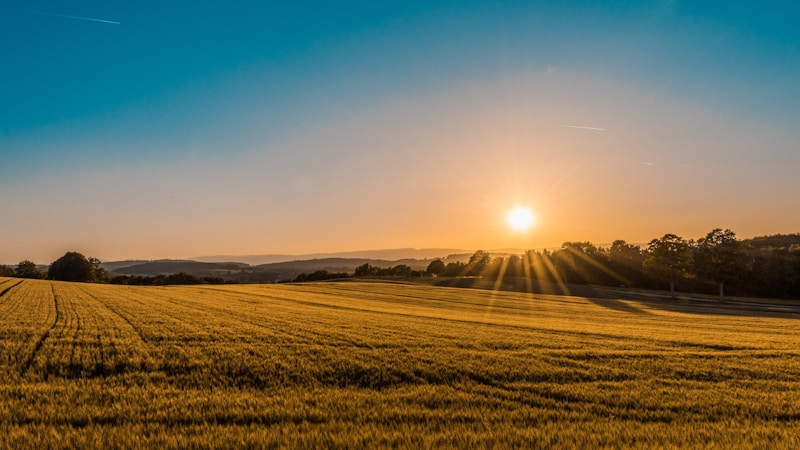
#> input picture images/cat-farms.jpg, 800 x 450 px; its folder holds only this picture in this run
$ python -i image_utils.py   (imports and definitions only)
#> lines starting #> are read from the running program, lines starting #| are printed output that depends on the picture
#!/usr/bin/env python3
# -*- coding: utf-8 -*-
"""
نظام تحسين وضغط الصور
يحلّ محل دالة enhance_image القديمة

المميزات:
- تحويل إلى WebP (أصغر حجم) أو JPEG
- كشف الصور المكررة عبر SHA256
- توليد أسماء ملفات فريدة مرتبطة بمعرف العرض
- معالجة دوران EXIF تلقائياً
- إنشاء صور مصغرة (thumbnails)
- تحسين الجودة: شدّ، تباين، سطوع، تقليل ضجيج
"""

import hashlib
import logging
import os
from pathlib import Path
from datetime import datetime

from PIL import Image, ImageEnhance, ImageFilter, ImageOps

logger = logging.getLogger("afaq_bot.image_utils")

# ============================================================
#  الإعدادات
# ============================================================
MAX_WIDTH = 3840          # أقصى عرض (4K)
THUMB_WIDTH = 400         # عرض الصورة المصغرة
WEBP_QUALITY = 88         # جودة WebP (1-100)
JPEG_QUALITY = 90         # جودة JPEG (1-100)
MIN_DIMENSION = 200       # أقل بُعد مقبول


# ============================================================
#  كشف التكرار
# ============================================================
# [78 lines left out: functions _file_hash, _image_content_hash, _is_duplicate, get_existing_image_hashes, generate_image_name, not called in this run]


# ============================================================
#  التحسين والضغط
# ============================================================
def enhance_and_compress(
    input_path: str,
    output_base: str,
    fmt: str = "webp",
    max_width: int = MAX_WIDTH,
    create_thumb: bool = True,
) -> tuple:
    """
    تحسين وضغط صورة.

    المعاملات:
        input_path: مسار الصورة الأصلية
        output_base: المسار الأساسي للإخراج (بدون امتداد)
        fmt: 'webp' أو 'jpeg'
        max_width: أقصى عرض للصورة
        create_thumb: إنشاء صورة مصغرة

    يُعيد:
        (main_path, thumb_path) — مسار الصورة الرئيسية والمصغرة
        thumb_path قد يكون None إذا تم تعطيله
    """
#> called with input_path = '../images/cat-farms.jpg', output_base = 'out.png', fmt = 'webp', max_width = 3840, create_thumb = True
    try:
        with Image.open(input_path) as img:
            # ── معالجة دوران EXIF ──
#> img is the input picture: PIL image 800x450 RGB; mean R, G, B 118, 112.8, 89.3
            img = ImageOps.exif_transpose(img)

            # ── التحويل إلى RGB (إزالة شفافية alpha إذا كانت) ──
            if img.mode in ("RGBA", "P", "LA"):
                img = img.convert("RGB")
            elif img.mode != "RGB":
                img = img.convert("RGB")

            # ── تصغير الحجم إذا كان كبيراً ──
            w, h = img.size
#> w = 800; h = 450
            if w > max_width:
                ratio = max_width / w
                new_h = int(h * ratio)
                img = img.resize((max_width, new_h), Image.LANCZOS)
                logger.info(f"  📐 تم تصغير الصورة من {w}x{h} إلى {max_width}x{new_h}")

            # ── تحسينات الجودة ──
            # تقليل الضجيج (خفيف للحفاظ على التفاصيل)
            img = img.filter(ImageFilter.SMOOTH_MORE)

            # شدّ (sharpness) — زيادة طفيفة
            enhancer = ImageEnhance.Sharpness(img)
            img = enhancer.enhance(1.15)

            # التباين (contrast) — زيادة طفيفة
            enhancer = ImageEnhance.Contrast(img)
            img = enhancer.enhance(1.08)

            # السطوع (brightness) — زيادة طفيفة
            enhancer = ImageEnhance.Brightness(img)
            img = enhancer.enhance(1.03)

            # الألوان (color) — زيادة طفيفة
            enhancer = ImageEnhance.Color(img)
            img = enhancer.enhance(1.10)
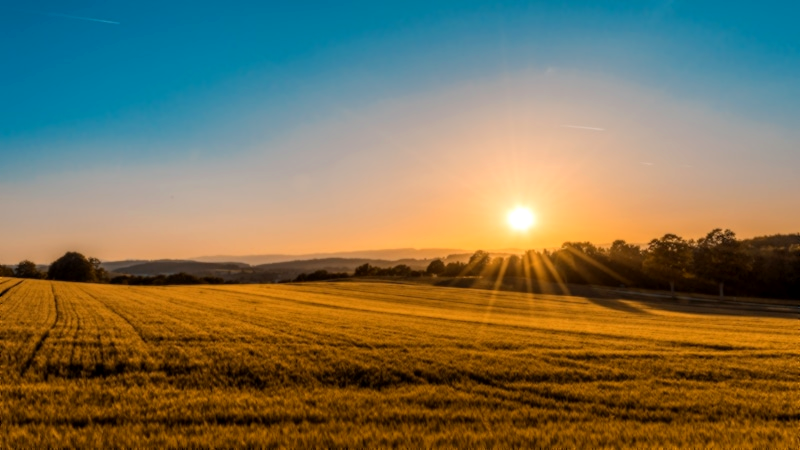
#> img: PIL image 800x450 RGB; mean R, G, B 122.4, 114.8, 87.2

            # ── حفظ الصورة الرئيسية ──
            ext = "webp" if fmt == "webp" else "jpg"
            main_path = f"{output_base}.{ext}"

            if fmt == "webp":
                img.save(main_path, format="WEBP", quality=WEBP_QUALITY, method=6)
            else:
                img.save(main_path, format="JPEG", quality=JPEG_QUALITY, optimize=True, progressive=True)

            file_size = os.path.getsize(main_path) / 1024  # KB
            logger.info(f"  ✅ تم حفظ الصورة: {main_path} ({file_size:.1f} KB)")

            # ── إنشاء الصورة المصغرة ──
            thumb_path = None
            if create_thumb:
                thumb = img.copy()
                thumb.thumbnail((THUMB_WIDTH, THUMB_WIDTH), Image.LANCZOS)
                thumb_path = f"{output_base}_thumb.{ext}"
                if fmt == "webp":
                    thumb.save(thumb_path, format="WEBP", quality=75, method=4)
                else:
                    thumb.save(thumb_path, format="JPEG", quality=75, optimize=True)

            return main_path, thumb_path

    except Exception as e:
        logger.error(f"❌ خطأ في تحسين الصورة {input_path}: {e}")
        raise


# [33 lines left out: functions get_image_info, create_thumbnail, not called in this run]

>>> result = enhance_and_compress('../images/cat-farms.jpg', 'out.png')

$ run again, on images/cat-lands.jpg
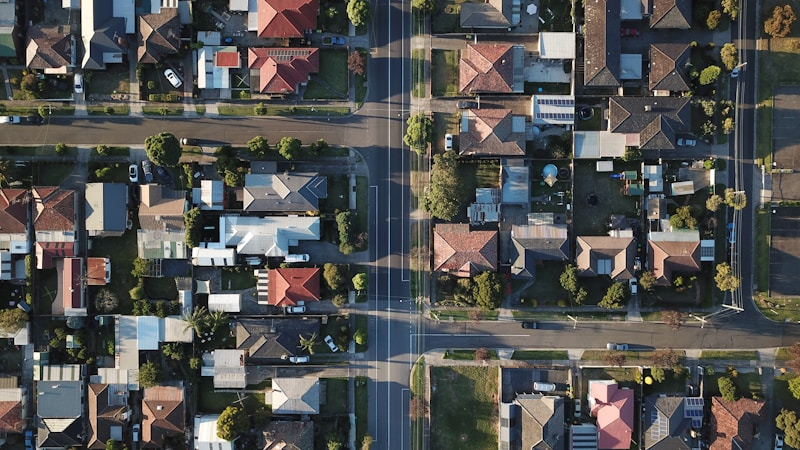
#> input picture images/cat-lands.jpg, 800 x 450 px
#> in enhance_and_compress, img is the input picture: PIL image 800x450 RGB; mean R, G, B 82.8, 83, 81.3
#> in enhance_and_compress, `thumb.thumbnail((THUMB_WIDTH, THUMB_WIDTH), Image.LANCZOS)`:
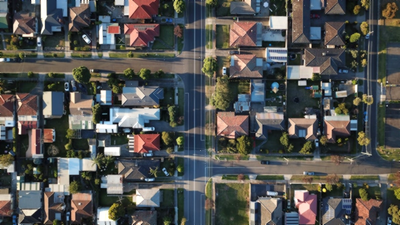
#> thumb: PIL image 400x225 RGB; mean R, G, B 83.3, 83.7, 81.6

$ run again, on images/farms-bg.jpg
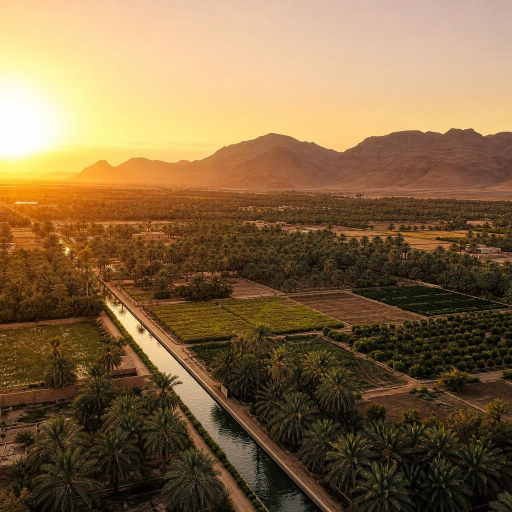
#> input picture images/farms-bg.jpg, 1024 x 1024 px (shown at 1/2 size)
#> in enhance_and_compress, img is the input picture: PIL image 1024x1024 RGB; mean R, G, B 132.1, 104.4, 69.2
#> in enhance_and_compress, `thumb.thumbnail((THUMB_WIDTH, THUMB_WIDTH), Image.LANCZOS)`:
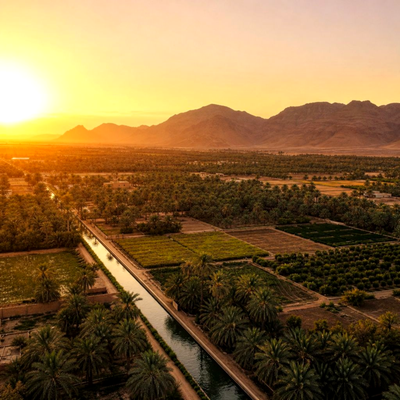
#> thumb: PIL image 400x400 RGB; mean R, G, B 135.2, 104.7, 62.9
